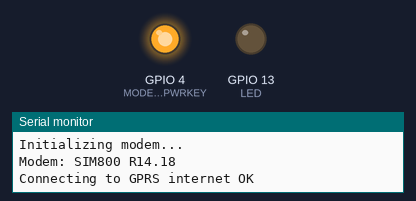
Recording of a sketch running on a simulated ESP32. On the bench: output pins drawn as LEDs (lit = HIGH), the last lines printed to the serial monitor. Uploads are accepted with an empty reply; pins used as bus, display or sensor lines are not drawn.

Above: at 1.3 s.
At 3.2 s:
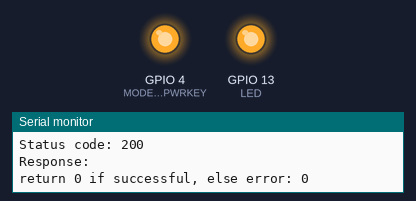
Timing chart, 0 to 4.1 s (numbered marks = the images above):
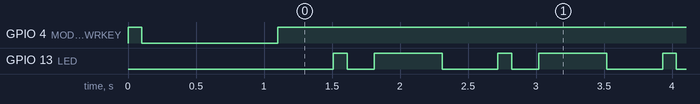

The sketch:

ESP32-SIM800L-Firebase-sender.ino
```cpp
/*
 * Título: Envio e leitura de dados do Firebase via HTTP com rede GPRS (Telefonia móvel)
 *
 * link do tutorial: https://github.com/vshymanskyy/TinyGSM
 *
 * Autor: Gustavo Mansur de Oliveira (E-mail: gustavo.mansuroliveira@gmail.com)
 *
 */

//Select your modem
//SSL/TLS is currently supported only with SIM8xx series
#define TINY_GSM_MODEM_SIM800

//Increase RX buffer
//#define TINY_GSM_RX_BUFFER 256

//***********************************************************************
#include <TinyGsmClient.h> //https://github.com/vshymanskyy/TinyGSM
#include <ArduinoHttpClient.h> //https://github.com/arduino-libraries/ArduinoHttpClient
//***********************************************************************

//***********************************************************************
const char FIREBASE_HOST[]  = "lilygo-esp32-sim800l-default-rtdb.firebaseio.com";
const String FIREBASE_AUTH  = "Legd1ze7Y5xDqgZQxdN23zWPvv791FZe0MSuNv26";
//const String FIREBASE_PATH  = "dados/coordenadas";//exemplo para caminhos diferentes dentro da tabela de dados do servidor Firebase
const String FIREBASE_PATH  = "/";
const int SSL_PORT          = 443;//Proteção e criptografia HTTPS
//***********************************************************************

//***********************************************************************
// Your GPRS credentials
// Leave empty, if missing user or pass
char apn[]  = "GPRS internet";
char user[] = "";
char pass[] = "";
//***********************************************************************

//***********************************************************************

//Pino LED embarcado no pino 13
#define LED 13

//Para modulos SIM800L não integrados definir os pinos de RX e TX
//GSM Module RX pin to ESP32 2
//GSM Module TX pin to ESP32 4

//Pinos SIM800L modulo integrado
#define MODEM_POWER_ON 23
#define MODEM_PWRKEY 4
#define MODEM_RST 5
#define MODEM_TX 27
#define MODEM_RX 26

HardwareSerial sim800(1);
TinyGsm modem(sim800);
//***********************************************************************
TinyGsmClientSecure gsm_client_secure_modem(modem, 0);
HttpClient http_client = HttpClient(gsm_client_secure_modem, FIREBASE_HOST, SSL_PORT);
//***********************************************************************

//***********************************************************************
void setup() {

  //set do LED do pino 13
  pinMode(LED, OUTPUT);

  //Reseta o SIM800L
  pinMode(MODEM_RST, OUTPUT);
  pinMode(MODEM_PWRKEY, OUTPUT);
  pinMode(MODEM_POWER_ON, OUTPUT);
  digitalWrite(MODEM_RST, HIGH);
  digitalWrite(MODEM_POWER_ON, HIGH);
  digitalWrite(MODEM_PWRKEY, HIGH);
  delay(100);
  digitalWrite(MODEM_PWRKEY, LOW);
  delay(1000);
  digitalWrite(MODEM_PWRKEY, HIGH);

  Serial.begin(115200);
  Serial.println("esp32 serial initialize");

  sim800.begin(115200, SERIAL_8N1, MODEM_RX, MODEM_TX);
  Serial.println("SIM800L serial initialize");

  //***********************************************************************
  //Restart takes quite some time
  //To skip it, call init() instead of restart()
  Serial.println("Initializing modem...");
  modem.restart();
  String modemInfo = modem.getModemInfo();
  Serial.print("Modem: ");
  Serial.println(modemInfo);
  //***********************************************************************

  // Unlock your SIM card with a PIN
  //modem.simUnlock("1234");

  http_client.setHttpResponseTimeout(90 * 1000); //^0 secs timeout
}

//*************************************************************************
void loop() {

  //***********************************************************************
  //Restart takes quite some time
  //To skip it, call init() instead of restart()
  //Serial.println("Initializing modem...");
  //modem.init();
  //String modemInfo = modem.getModemInfo();
  //Serial.print("Modem: ");
  //Serial.println(modemInfo);

  //Serial.print(F("Waiting for network..."));
  //if (!modem.waitForNetwork()) {
    //Serial.println(" fail");
    //delay(1000);
    //return;
  //}
  //Serial.println(" OK");

  //***********************************************************************
  Serial.print(F("Connecting to "));
  Serial.print(apn);
  if (!modem.gprsConnect(apn, user, pass)) {
    Serial.println(" fail");
    delay(1000);
    return;
  }
  Serial.println(" OK");
  //***********************************************************************

  http_client.connect(FIREBASE_HOST, SSL_PORT);

  //***********************************************************************
  while (true) {
    if (!http_client.connected()) {
      Serial.println();
      http_client.stop();// Shutdown
      Serial.println("HTTP  not connect");
      break;
    }
    else{
      acquisition_loop();
    }
  }
  //***********************************************************************
}
  //***********************************************************************

//***********************************************************************
void PostToFirebase(const char* method, const String & path , const String & data, HttpClient* http) {
  String response;
  int statusCode = 0;
  //MMMMMMMMMMMMMMMMMMMMMMMMMMMMMMMMMMMMMMMMMMMMMMMMMMMMMMMMMMMMMMMMMMMMMM
  String get_response;
  String Data_respounce;
  //MMMMMMMMMMMMMMMMMMMMMMMMMMMMMMMMMMMMMMMMMMMMMMMMMMMMMMMMMMMMMMMMMMMMMM
  http->connectionKeepAlive(); // Currently, this is needed for HTTPS

  //***********************************************************************
  String url;
  if (path[0] != '/') {
    url = "/";
  }
  url += path + ".json";
  url += "?auth=" + FIREBASE_AUTH;
  Serial.print("POST:");
  Serial.println(url);
  Serial.print("Data:");
  Serial.println(data);

  //***********************************************************************
  //PUT command (Enviando dados estruturados em formato de String)

  String contentType = "application/json";
  http->put(url, contentType, data);

//http->put("/.json?auth=Legd1ze7Y5xDqgZQxdN23zWPvv791FZe0MSuNv26", "application/json", "{\"lat\":41.2,\"lng\":52.1}"); // exemplo de preenchimento
//lilygo-esp32-sim800l-default-rtdb.firebaseio.com/.json?auth=Legd1ze7Y5xDqgZQxdN23zWPvv791FZe0MSuNv26/application/json/{\"lat\":41.2,\"lng\":52.1}
//link para navegador:lilygo-esp32-sim800l-default-rtdb.firebaseio.com/.json?=Legd1ze7Y5xDqgZQxdN23zWPvv791FZe0MSuNv26/application/json/{\"lat\":80.2,\"lng\":52.1}

//Pisca LED pino 13 quando envia os dados
  digitalWrite(LED, HIGH);
  delay(100);
  digitalWrite(LED, LOW);

  //***********************************************************************
  //read the status code and body of the response
  //statusCode-200 (OK) | statusCode -3 (TimeOut)
  statusCode = http->responseStatusCode();
  Serial.print("Status code: ");
  Serial.println(statusCode);
  response = http->responseBody();
  Serial.print("Response: ");
  Serial.println(response);
  //***********************************************************************

//MMMMMMMMMMMMMMMMMMMMMMMMMMMMMMMMMMMMMMMMMMMMMMMMMMMMMMMMMMMMMMMMMMMMMMMMM
  //GET command (Recebendo dados estruturados em formato de String)

  //String contentType = "application/json";
  //http->put(url, contentType, data);
  //get_response = http->get(resource);
  get_response = http->get(url);//Connect to the server and start to send a POST request.
                                //@param aURLPath     Url to request
  Serial.print("return 0 if successful, else error: ");
  Serial.println(get_response);//@return 0 if successful, else error

//Pisca LED pino 13 quando recebe os dados
  digitalWrite(LED, HIGH);
  delay(500);
  digitalWrite(LED, LOW);

  //***********************************************************************
  //read the status code and body of the response
  //statusCode-200 (OK) | statusCode -3 (TimeOut)
  statusCode = http->responseStatusCode();
  Serial.print("Status code: ");
  Serial.println(statusCode);
  Data_respounce = http->responseBody();// Dado lido do servidor
  Serial.print("Response of GET: ");
  Serial.println(Data_respounce);
//MMMMMMMMMMMMMMMMMMMMMMMMMMMMMMMMMMMMMMMMMMMMMMMMMMMMMMMMMMMMMMMMMMMMMMMMM

  //***********************************************************************
  if (!http->connected()) {
    Serial.println();
    http->stop();// Shutdown
    Serial.println("HTTP POST disconnected");
  }
  //***********************************************************************
}

//*************************************************************************

void acquisition_loop()//formatando os dados para envio
{
  //Exemplo de dados
  String latitude = "47.2";
  String longitude = "46.9";

  //Exemplos de formatação de dados
  //float altitude;
  //unsigned long date, time, speed, satellites;

  //Exemplos de formatação de dados
  //latitude = String(gps.location.lat(), 6); // Latitude in degrees (double)
  //longitude = String(gps.location.lng(), 6); // Longitude in degrees (double)

  //latitude = String(gps.location.lat(), 6); // Latitude in degrees (double)
  //longitude = String(gps.location.lng(), 6); // Longitude in degrees (double)


  Serial.print("Latitude= ");
  Serial.print(latitude);
  Serial.print(" Longitude= ");
  Serial.println(longitude);

  String Data = "{";
  Data += "\"lat\":" + latitude + ",";
  Data += "\"lng\":" + longitude + "";
  Data += "}";

  //PUT     Write or replace data to a defined path, like messages/users/user1/<data>
  //PATCH   Update some of the keys for a defined path without replacing all of the data.
  //POST    Add to a list of data in our Firebase database. Every time we send a POST request, the Firebase client generates a unique key, like messages/users/<unique-id>/<data>
  //DELETE  Remove data from the Firebase database reference reference.
  //https://firebase.google.com/docs/database/rest/save-data

  PostToFirebase("PATCH", FIREBASE_PATH, Data, &http_client);

}
//Fim
//******************************************************************************
```

Measured:
- by itself, GPIO 13 (LED): repeats every 1.2 s: LOW 0.20 s, HIGH 0.50 s, LOW 0.41 s, HIGH 0.10 s
- by itself, everything shown: repeats every 1.2 s, in 4 steps
